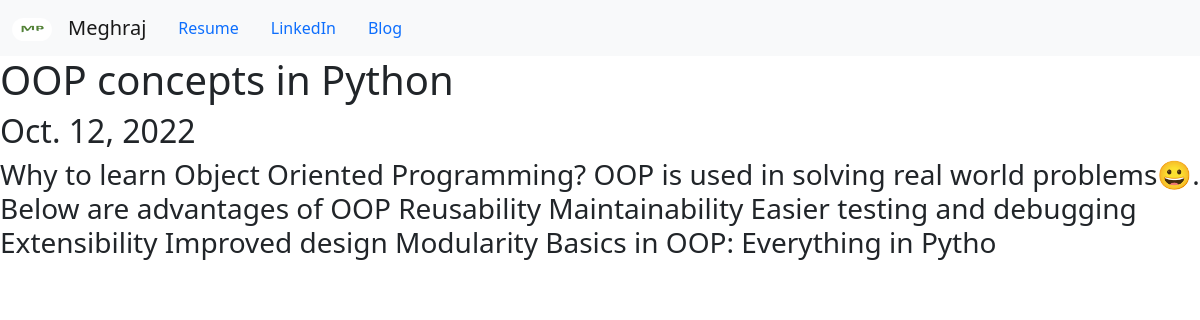
Page /blogg/1/ on the committed database.
### blogg/models.py (models this page shows, shortened)
class Blogg(models.Model):
    title = models.CharField(max_length=100)
    description = models.CharField(max_length=250)
    date = models.DateField()

### blogg/views.py (the view)
# urls.py: path('<int:blogg_id>/', views.detail, name = 'detail'),
def detail(request, blogg_id):
    blogg = get_object_or_404(Blogg, pk=blogg_id)
    return render(request, 'blogg/detail.html', {'blogg': blogg})

### blogg/templates/blogg/detail.html
{% extends 'portfolio/base.html'%}
{%block content%}
<h1> {{blogg.title}} </h1>
<h2> {{blogg.date}} </h2>
<h3> {{blogg.description}} </h3>
{%endblock%}

### rows in the picture
Blogg: title "OOP concepts in Python", date "Oct. 12, 2022", description "Why to learn Object Oriented Programming? OOP is used in solving real world problems😀. Below are advantages of OOP Reusability Maintainability Easier testing and debugging Extensibility Improved design Modularity Basics in OOP: Everything in Pytho"
